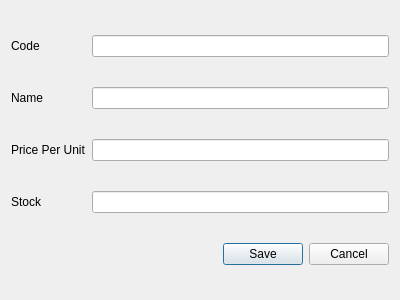
<?xml version="1.0" encoding="UTF-8"?>
<ui version="4.0">
 <class>New_Item</class>
 <widget class="QDialog" name="New_Item">
  <property name="geometry">
   <rect>
    <x>0</x>
    <y>0</y>
    <width>400</width>
    <height>300</height>
   </rect>
  </property>
  <property name="windowTitle">
   <string>Dialog</string>
  </property>
  <layout class="QGridLayout" name="gridLayout">
   <item row="0" column="0">
    <widget class="QLabel" name="label">
     <property name="text">
      <string>Code</string>
     </property>
    </widget>
   </item>
   <item row="0" column="1">
    <widget class="QLineEdit" name="newi_code"/>
   </item>
   <item row="1" column="0">
    <widget class="QLabel" name="label_2">
     <property name="text">
      <string>Name</string>
     </property>
    </widget>
   </item>
   <item row="1" column="1">
    <widget class="QLineEdit" name="newi_name"/>
   </item>
   <item row="2" column="0">
    <widget class="QLabel" name="label_3">
     <property name="text">
      <string>Price Per Unit</string>
     </property>
    </widget>
   </item>
   <item row="2" column="1">
    <widget class="QLineEdit" name="newi_price"/>
   </item>
   <item row="3" column="0">
    <widget class="QLabel" name="label_4">
     <property name="text">
      <string>Stock</string>
     </property>
    </widget>
   </item>
   <item row="3" column="1">
    <widget class="QLineEdit" name="newi_stock"/>
   </item>
   <item row="4" column="0" colspan="2">
    <widget class="QDialogButtonBox" name="buttonBox">
     <property name="orientation">
      <enum>Qt::Horizontal</enum>
     </property>
     <property name="standardButtons">
      <set>QDialogButtonBox::Cancel|QDialogButtonBox::Save</set>
     </property>
    </widget>
   </item>
  </layout>
 </widget>
 <resources/>
 <connections>
  <connection>
   <sender>buttonBox</sender>
   <signal>accepted()</signal>
   <receiver>New_Item</receiver>
   <slot>accept()</slot>
   <hints>
    <hint type="sourcelabel">
     <x>248</x>
     <y>254</y>
    </hint>
    <hint type="destinationlabel">
     <x>157</x>
     <y>274</y>
    </hint>
   </hints>
  </connection>
  <connection>
   <sender>buttonBox</sender>
   <signal>rejected()</signal>
   <receiver>New_Item</receiver>
   <slot>reject()</slot>
   <hints>
    <hint type="sourcelabel">
     <x>316</x>
     <y>260</y>
    </hint>
    <hint type="destinationlabel">
     <x>286</x>
     <y>274</y>
    </hint>
   </hints>
  </connection>
 </connections>
</ui>
